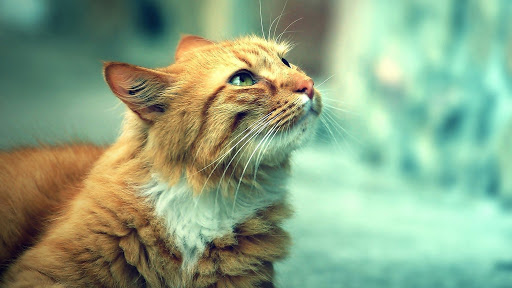
#> input picture fun image cryptography/cat.jpg, 512 x 288 px
$ python run.py
#> lines starting #> are read from the running program, lines starting #| are printed output that depends on the picture
import argparse
import random
import numpy as np
import cv2

def encoder(key):

    return

def decoder(key):

    return

key = int(input('Enter a integer key: '))
#> the answer given: 3
random.seed(key)
np.random.seed(key)

# for now just read image
image = cv2.imread('cat.jpg')
#> image is the input picture: shape (288, 512, 3); mean B, G, R 131.2, 164.8, 139.2
image = cv2.cvtColor(image, cv2.COLOR_RGB2BGR)

img_np = np.array(image)/255
print(img_np.shape)
#| (288, 512, 3)

noise = np.random.rand(img_np.shape[0], img_np.shape[1], img_np.shape[2])
img_arr = img_np #+ noise


np.random.shuffle(img_arr[:,:,0])
np.random.shuffle(img_arr[:,:,1])
np.random.shuffle(img_arr[:,:,2])


cv2.imshow('op',img_arr)
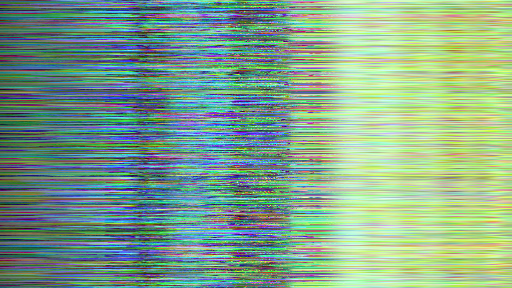
#> window 'op': shape (288, 512, 3) float64; mean B, G, R 0.546, 0.646, 0.514
cv2.waitKey()

for i in range(key):
    np.random.shuffle(img_arr[:,:,0])
    np.random.shuffle(img_arr[:,:,1])
    np.random.shuffle(img_arr[:,:,2])
    cv2.imshow('op'+str(i),img_arr)
    cv2.waitKey()
    i += 1
#> this loop made 3 passes
#> pass 1, `cv2.imshow('op'+str(i),img_arr)`:
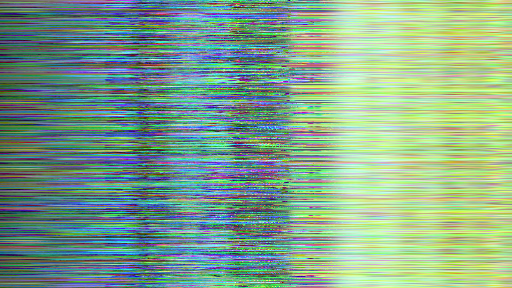
#> window 'op0': shape (288, 512, 3) float64; mean B, G, R 0.546, 0.646, 0.514
#> pass 2, `cv2.imshow('op'+str(i),img_arr)`:
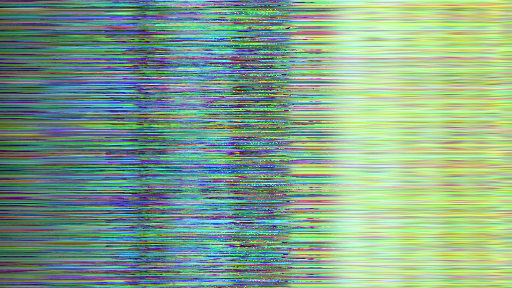
#> window 'op1': shape (288, 512, 3) float64; mean B, G, R 0.546, 0.646, 0.514

$ run again, with fun image cryptography/img.jpg copied over fun image cryptography/cat.jpg
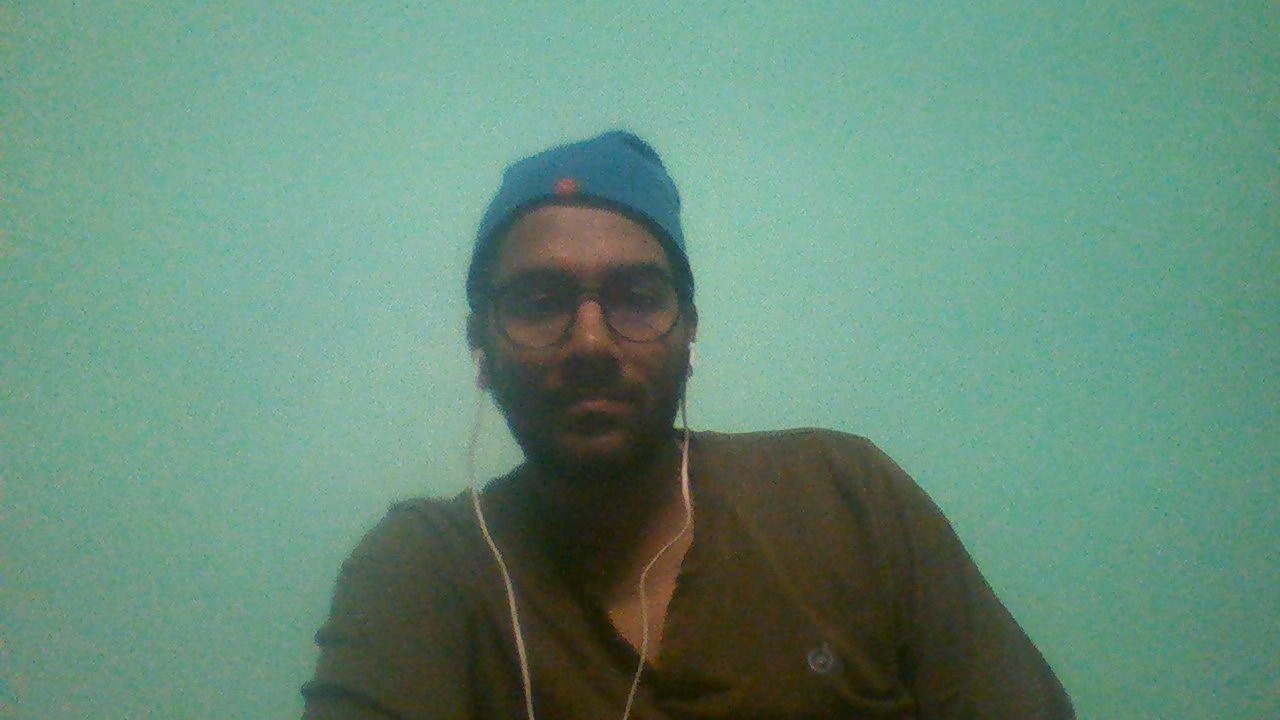
#> input picture fun image cryptography/img.jpg, 1280 x 720 px
#> image is the input picture: shape (720, 1280, 3); mean B, G, R 121.9, 140.8, 102.5
#| (720, 1280, 3)
#> the loop `for i in range(key):` made 3 passes
#> pass 1, `cv2.imshow('op'+str(i),img_arr)`:
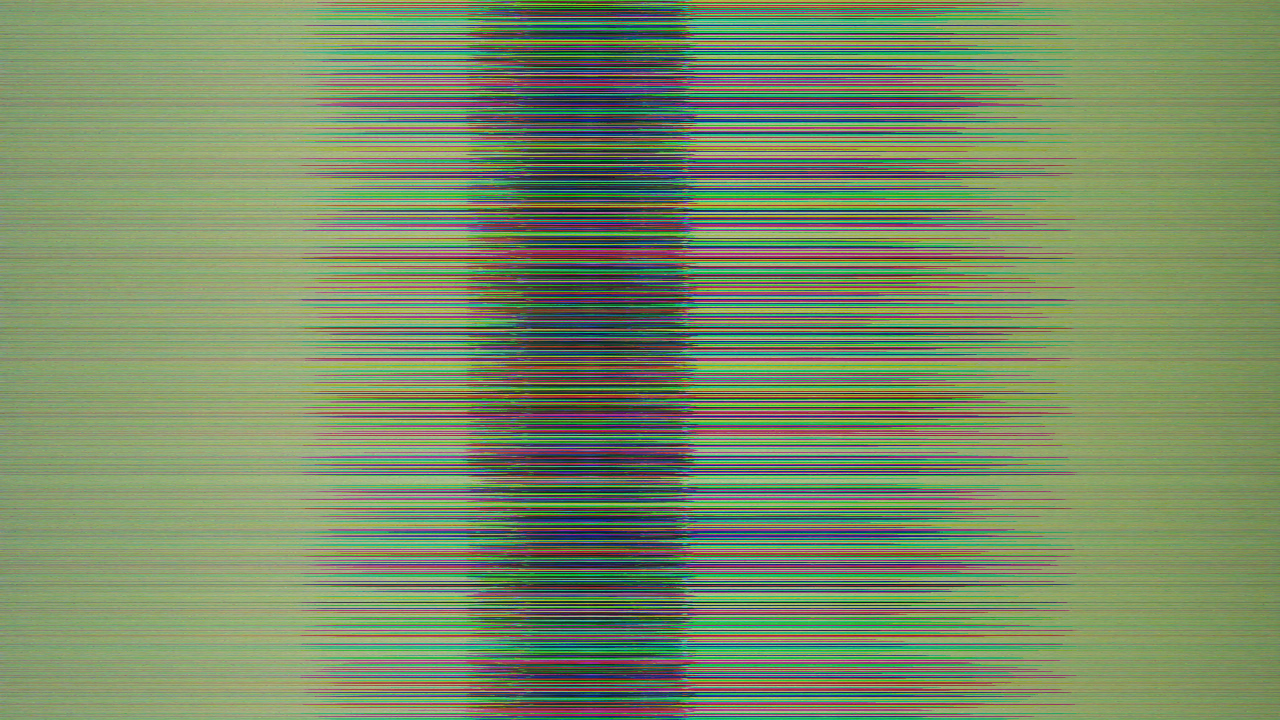
#> window 'op0': shape (720, 1280, 3) float64; mean B, G, R 0.402, 0.552, 0.478
#> pass 2, `cv2.imshow('op'+str(i),img_arr)`:
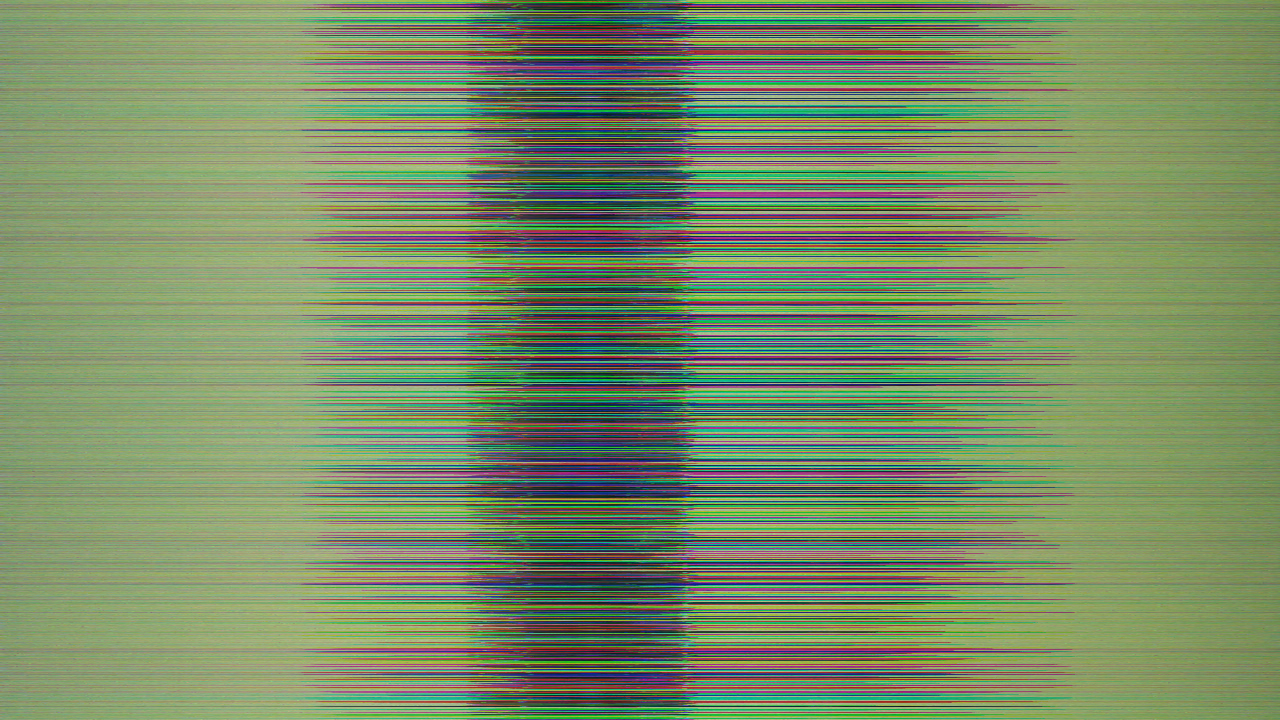
#> window 'op1': shape (720, 1280, 3) float64; mean B, G, R 0.402, 0.552, 0.478
